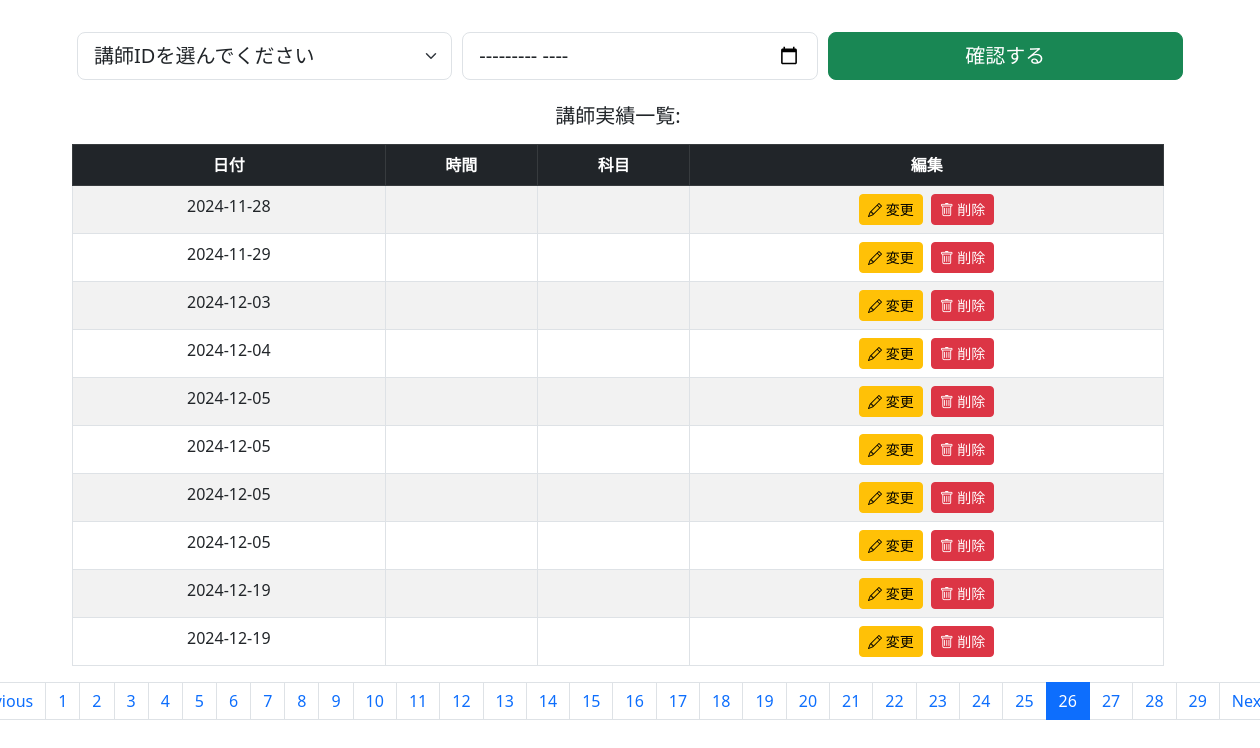
Screenshot of /graduation/timetable1.php?page=26 with the database file from the repository.
### tables this page shows
CREATE TABLE IF NOT EXISTS `timetable` (
  `id` int NOT NULL AUTO_INCREMENT,
  `teacher_name` varchar(15) NOT NULL,
  `subject` varchar(255) NOT NULL,
  `lecture_date` date NOT NULL,
  `start_time` time DEFAULT NULL,
  `end_time` time DEFAULT NULL,
  `classroom` varchar(100) DEFAULT NULL,
  PRIMARY KEY (`id`)
);

### graduation/timetable1.php (the view, shortened to what this page needs)
<!DOCTYPE html>
<html lang="ja">
<head>
    <link href="https://cdn.jsdelivr.net/npm/bootstrap@5.3.0/dist/css/bootstrap.min.css" rel="stylesheet">
</head>
<body>
<!DOCTYPE html>
<html lang="en">
<head>
    <link href="https://cdn.jsdelivr.net/npm/bootstrap@5.3.0-alpha1/dist/css/bootstrap.min.css" rel="stylesheet">
    <link href="https://cdnjs.cloudflare.com/ajax/libs/bootstrap-icons/1.8.3/font/bootstrap-icons.min.css" rel="stylesheet">
</head>
<body>
    <div class="container mt-3">
        <?php
        include('database.php');
        ?>
        <div class="row ">
            <div class="col-sm-12 mt-3">
                <form action="<?php echo htmlspecialchars($_SERVER["PHP_SELF"]); ?>" method="post">
                    <div class="flex-container">
                        <select class="form-select form-select-lg" id="sel1" name="sellist1">
                            <option value="">講師IDを選んでください</option>
                        </select>
                        <input type="month" class="form-control form-control-lg" id="month" name="month">
                        <button type="submit" class="btn btn-success btn-lg" id="submit" name="submit">確認する</button>
                    </div>
                </form>
            </div>
            <div class="row mt-2 text-center">
    <?php
    $sel1 = $_POST['sellist1'] ?? null;
    $selectedMonth = $_POST['month'] ?? null;
    $results_per_page = 10;
    $page = isset($_GET['page']) && is_numeric($_GET['page']) ? (int)$_GET['page'] : 1;
    $start_from = ($page - 1) * $results_per_page;
    if (isset($_POST['submit']) && ($sel1 || $selectedMonth)) {
        $query = "SELECT * FROM timetable WHERE 1=1";
        if ($sel1) {
            $query .= " AND id = ?";
        }
        if ($selectedMonth) {
            $year = date("Y", strtotime($selectedMonth));
            $month = date("m", strtotime($selectedMonth));
            $query .= " AND YEAR(lecture_date) = ? AND MONTH(lecture_date) = ?";
        }
        $query .= " LIMIT ?, ?";
        $stmt = $conn->prepare($query);
        if ($sel1 && $selectedMonth) {
            $stmt->bind_param("ssiii", $sel1, $year, $month, $start_from, $results_per_page);
        } elseif ($sel1) {
            $stmt->bind_param("sii", $sel1, $start_from, $results_per_page);
        } elseif ($selectedMonth) {
            $stmt->bind_param("ssii", $year, $month, $start_from, $results_per_page);
        }
        $stmt->execute();
        $result_teacher = $stmt->get_result();
    } else {
        $query = "SELECT * FROM timetable LIMIT ?, ?";
        $stmt = $conn->prepare($query);
        $stmt->bind_param("ii", $start_from, $results_per_page);
        $stmt->execute();
        $result_teacher = $stmt->get_result();
    }
    $total_rows_query = "SELECT COUNT(*) AS total FROM timetable";
    $total_rows_result = $conn->query($total_rows_query);
    $total_rows = $total_rows_result->fetch_assoc()['total'];
    $total_pages = ceil($total_rows / $results_per_page);
    if ($result_teacher->num_rows > 0) {
        echo "<h5 class='mb-3 mt-3'>講師実績一覧:</h5>";
        echo "<div class='table-responsive'>";
        echo "<table class='table table-striped table-bordered'>";
        echo "<thead class='table-dark'><tr>";
        echo "<th>日付</th>";
        echo "<th>時間</th>";
        echo "<th>科目</th>";
        echo "<th>編集</th>";
        echo "</tr></thead>";
        echo "<tbody>";
        while ($row_teacher = $result_teacher->fetch_assoc()) {
            echo "<tr>";
            echo "<td>" . htmlspecialchars($row_teacher['lecture_date']) . "</td>";
            echo "<td>" . htmlspecialchars($row_teacher['time_range']) . "</td>";
            echo "<td>" . htmlspecialchars($row_teacher['subject_name']) . "</td>";
            echo "<td>";
            echo "<a href='edit_lecture.php?lecture_id=" . htmlspecialchars($row_teacher['lecture_id']) . "' class='btn btn-warning btn-sm me-2'><i class='bi bi-pencil'></i> 変更</a>";
            echo "<a href='delete_lecture.php?lecture_id=" . htmlspecialchars($row_teacher['lecture_id']) . "' class='btn btn-danger btn-sm' onclick='return confirm(\"Are you sure you want to delete this lecture?\");'><i class='bi bi-trash'></i> 削除</a>";
            echo "</td>";
            echo "</tr>";
        }
        echo "</tbody></table>";
        echo "</div>";
echo "<nav aria-label='Page navigation'>";
echo "<ul class='pagination justify-content-center'>";
if ($page > 1) {
    echo "<li class='page-item'><a class='page-link' href='?page=" . ($page - 1) . "'>Previous</a></li>";
} else {
    echo "<li class='page-item disabled'><a class='page-link'>Previous</a></li>";
}
for ($i = 1; $i <= $total_pages; $i++) {
    if ($i == $page) {
        echo "<li class='page-item active'><a class='page-link' href='?page=$i'>$i</a></li>";
    } else {
        echo "<li class='page-item'><a class='page-link' href='?page=$i'>$i</a></li>";
    }
}
if ($page < $total_pages) {
    echo "<li class='page-item'><a class='page-link' href='?page=" . ($page + 1) . "'>Next</a></li>";
} else {
    echo "<li class='page-item disabled'><a class='page-link'>Next</a></li>";
}
echo "</ul>";
echo "</nav>";
    } else {
        echo "<h5 class='text-danger'>データが見つかりません。</h5>";
    }
    ?>
</div>
</body>
</html>

### graduation/timetable1.php (style rules this page uses)
.flex-container { display: flex; justify-content: space-between; align-items: center; }
.flex-container .form-select, .flex-container .form-control, .flex-container button { flex: 1; margin: 0 5px; }

### rows the page displays
timetable: lecture_date "2024-11-28"
timetable: lecture_date "2024-11-29"
timetable: lecture_date "2024-12-03"
timetable: lecture_date "2024-12-04"
timetable: lecture_date "2024-12-05"
timetable: lecture_date "2024-12-05"
timetable: lecture_date "2024-12-05"
timetable: lecture_date "2024-12-05"
timetable: lecture_date "2024-12-19"
timetable: lecture_date "2024-12-19"
